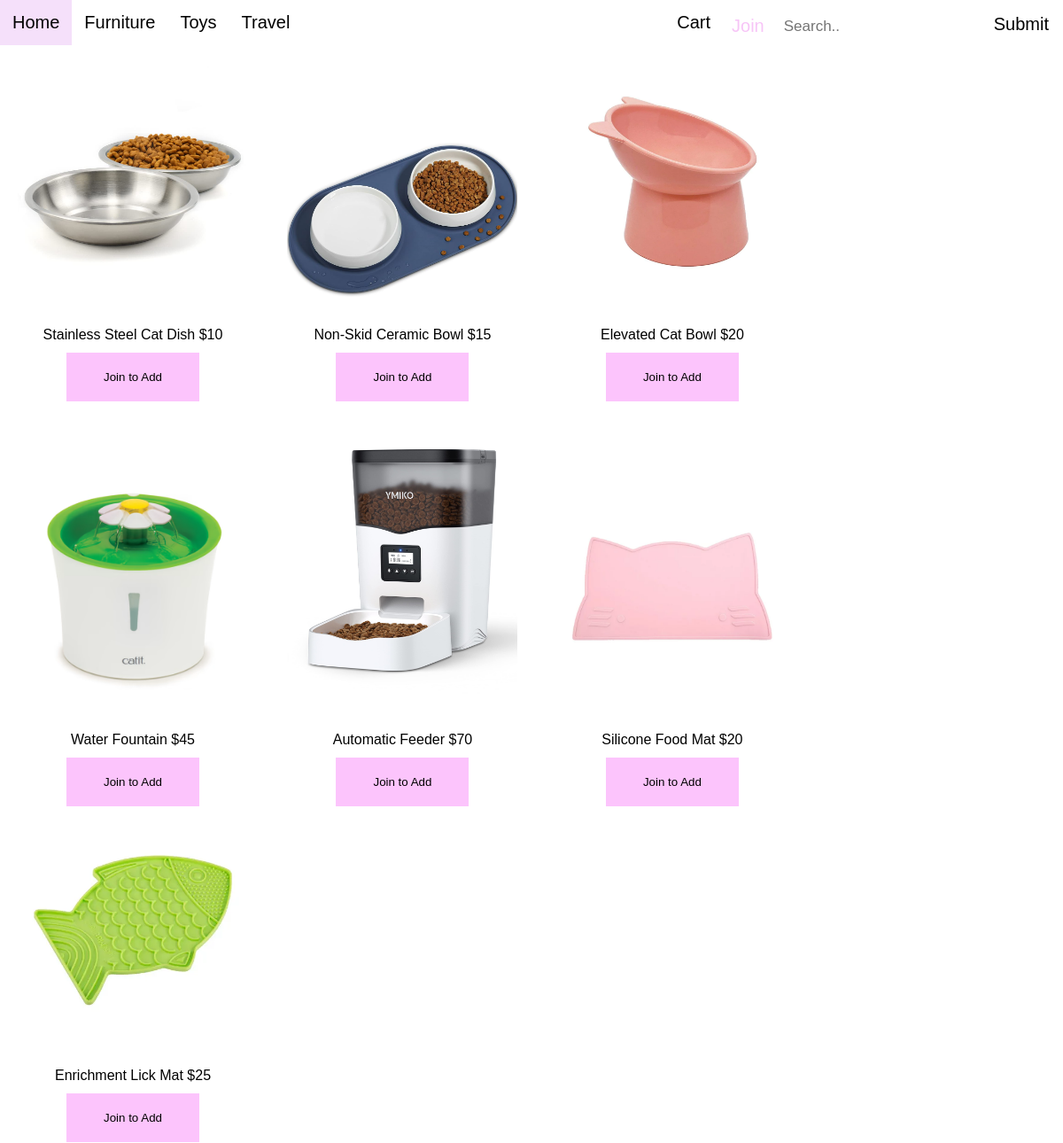
The app's page /food with its own data.
### tables this page shows
CREATE TABLE products (
  id          int(3) not null PRIMARY KEY,
  pname       varchar(50) not null,
  category    varchar(50) not null,
  price       decimal(5,2) not null,
  stock       int(3) not null,
  image       varchar(50) not null,
  status      varchar(50)
  
);

### main.py (the view, shortened to what this page needs)
@app.route('/food', methods=['GET', 'POST'])
def food():
  if request.method == 'GET':
    connection = sqlite3.connect('myDatabase.db')
    connection.row_factory = sqlite3.Row
    cursor = connection.cursor()
    cursor.execute("SELECT image, pname, price, status FROM products WHERE category = 'Food Applicances'")
    rows = cursor.fetchall()
    connection.commit()
    connection.close()
    return render_template('food.html', rows=rows)

### templates/food.html (shortened to what this page needs)
<!DOCTYPE html>
<html>
    <head>
        <link href="/static/style.css" rel="stylesheet" type="text/css" />
    </head>
    <body>
        <header>
            <ul>
                <li><a href="{{ url_for('home') }}">Home</a></li>
                <li><a href="{{ url_for('furniture') }}">Furniture</a></li>
                <li><a href="{{ url_for('toys') }}">Toys</a></li>
                <li><a href="{{ url_for('travel') }}">Travel</a></li>
            </ul>
            <div class="search-container">
                <form action="/shopping" method="POST">
                    <input type="text" placeholder="Search.." name="search">
                    <button type="submit">Submit</button>
                </form>
            </div>
            <ul id="loginBtn">
                <li><a href="{{ url_for('cart') }}">Cart</a></li>
                {% if session['user'] %}
                <div class="dropdown">
                    <button class="username">{{ session['user'] }}</button>
                    <div class="dropdown-content">
                        <a href="{{ url_for('history') }}">Order History</a>
                        <a href="{{ url_for('logout') }}">Logout</a>
                    </div>
                </div>
                {% else %}
                <div class="dropdown">
                    <button class="join">Join</button>
                </div>
                {% endif %}
            </ul>
        </header>
        {% for row in rows %}
    <div class="gallery">
        <a target="_blank" href="/static/assets/{{ row['image'] }}">
            <img src="/static/assets/{{ row['image'] }}" alt="{{ row['image'] }}">
        </a>
        {% if session['user'] %}
        <form action="/food" method="POST">
            <div class="desc">{{ row['pname'] }} ${{ row['price'] }}</div>
            {% if row['status'] == 'OUT' %}
            <button name="pick" type="submit" class="add-button" disabled>Out of Stock</button>
            {% else %}
            <button name="pick" type="submit" class="add-button" value="{{ row['pname'] }}">Add to Cart</button>
            {% endif %}
        </form>
        {% else %}
        <div class="desc">{{ row['pname'] }} ${{ row['price'] }}</div>
        <button name="pick" type="submit" class="add-button" disabled>Join to Add</button>
        {% endif %}
    </div>
    {% endfor %}
    </body>
</html>

### static/style.css (style rules this page uses)
* { margin: 0; padding: 0; box-sizing: border-box; }
body { font-size: 100%; font-family: sans-serif; }
header { overflow: hidden; background-color: #ffffff; }
header a { background-color: rgb(255, 255, 255); float: left; display: block; color: #f7c5f7; text-align: center; padding: 14px 16px; text-decoration: none; font-size: 17px; }
header input { background-color: rgb(255, 255, 255); padding: 6px; margin-top: 8px; font-size: 17px; border: none; }
header button { float: inline-start; padding: 6px 10px; background: #ffffff; font-size: 17px; border: none; cursor: pointer; }
.search-container { float: right; font-size: 20px; padding: 6px 6px; }
.search-container button { float: right; font-size: 20px; padding: 10px 10px; }
#loginBtn { float: right; }
.join { background-color: rgb(255, 255, 255); float: right; display: block; color: #f7c5f7; margin-top: 12px; text-decoration: none; font-size: 20px; border: none; cursor: pointer; }
.dropdown { font-size: 17px; float: right; overflow: hidden; }
ul li { float: left; list-style: none; text-align: center; }
ul li a { color: black; text-align: center; text-decoration: solid; font-size: 20px; padding: 14px; }
div.gallery { max-width: 300px; margin: auto; text-align: center; display: inline-block; width: 30%; height: 20px; }
div.gallery img { width: 100%; padding: 20px; }
div.desc { width: 100%; padding: 10px; text-align: center; }
button.add-button { background-color: #fcc4fc; color: black; padding: 20px 10px; margin: 1px 25%; border: none; cursor: pointer; width: 50%; }

### records on screen
products: image (picture), pname "Stainless Steel Cat Dish", price "10"
products: image (picture), pname "Non-Skid Ceramic Bowl", price "15"
products: image (picture), pname "Elevated Cat Bowl", price "20"
products: image (picture), pname "Water Fountain", price "45"
products: image (picture), pname "Automatic Feeder", price "70"
products: image (picture), pname "Silicone Food Mat", price "20"
products: image (picture), pname "Enrichment Lick Mat", price "25"
